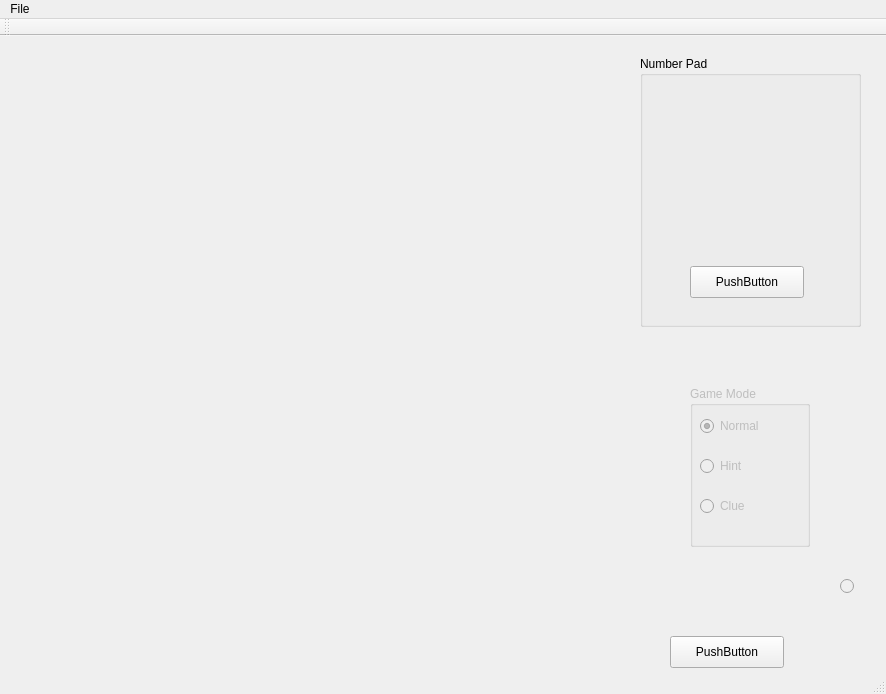
<?xml version="1.0" encoding="UTF-8"?>
<ui version="4.0">
 <class>Sudoku</class>
 <widget class="QMainWindow" name="Sudoku">
  <property name="geometry">
   <rect>
    <x>0</x>
    <y>0</y>
    <width>886</width>
    <height>694</height>
   </rect>
  </property>
  <property name="windowTitle">
   <string>Sudoku</string>
  </property>
  <widget class="QWidget" name="centralWidget">
   <widget class="QWidget" name="gridLayoutWidget">
    <property name="geometry">
     <rect>
      <x>80</x>
      <y>60</y>
      <width>511</width>
      <height>481</height>
     </rect>
    </property>
    <layout class="QGridLayout" name="gridLayout"/>
   </widget>
   <widget class="QRadioButton" name="radioButton">
    <property name="enabled">
     <bool>false</bool>
    </property>
    <property name="geometry">
     <rect>
      <x>840</x>
      <y>540</y>
      <width>21</width>
      <height>20</height>
     </rect>
    </property>
    <property name="text">
     <string/>
    </property>
   </widget>
   <widget class="QPushButton" name="pushButton">
    <property name="geometry">
     <rect>
      <x>670</x>
      <y>600</y>
      <width>114</width>
      <height>32</height>
     </rect>
    </property>
    <property name="text">
     <string>PushButton</string>
    </property>
   </widget>
   <widget class="QWidget" name="verticalLayoutWidget">
    <property name="geometry">
     <rect>
      <x>80</x>
      <y>550</y>
      <width>511</width>
      <height>81</height>
     </rect>
    </property>
    <layout class="QVBoxLayout" name="verticalLayout"/>
   </widget>
   <widget class="QGroupBox" name="groupBox">
    <property name="geometry">
     <rect>
      <x>640</x>
      <y>20</y>
      <width>221</width>
      <height>271</height>
     </rect>
    </property>
    <property name="title">
     <string>Number Pad</string>
    </property>
    <widget class="QWidget" name="gridLayoutWidget_2">
     <property name="geometry">
      <rect>
       <x>30</x>
       <y>40</y>
       <width>160</width>
       <height>151</height>
      </rect>
     </property>
     <layout class="QGridLayout" name="numberPad"/>
    </widget>
    <widget class="QPushButton" name="nullButton">
     <property name="geometry">
      <rect>
       <x>50</x>
       <y>210</y>
       <width>114</width>
       <height>32</height>
      </rect>
     </property>
     <property name="text">
      <string>PushButton</string>
     </property>
    </widget>
   </widget>
   <widget class="QGroupBox" name="groupBox_2">
    <property name="enabled">
     <bool>false</bool>
    </property>
    <property name="geometry">
     <rect>
      <x>690</x>
      <y>350</y>
      <width>120</width>
      <height>161</height>
     </rect>
    </property>
    <property name="title">
     <string>Game Mode</string>
    </property>
    <widget class="QRadioButton" name="hintButton">
     <property name="geometry">
      <rect>
       <x>10</x>
       <y>70</y>
       <width>102</width>
       <height>20</height>
      </rect>
     </property>
     <property name="text">
      <string>Hint</string>
     </property>
    </widget>
    <widget class="QRadioButton" name="normalButton">
     <property name="geometry">
      <rect>
       <x>10</x>
       <y>30</y>
       <width>102</width>
       <height>20</height>
      </rect>
     </property>
     <property name="text">
      <string>Normal</string>
     </property>
     <property name="checked">
      <bool>true</bool>
     </property>
    </widget>
    <widget class="QRadioButton" name="clueButton">
     <property name="geometry">
      <rect>
       <x>10</x>
       <y>110</y>
       <width>102</width>
       <height>20</height>
      </rect>
     </property>
     <property name="text">
      <string>Clue</string>
     </property>
    </widget>
   </widget>
  </widget>
  <widget class="QMenuBar" name="menuBar">
   <property name="geometry">
    <rect>
     <x>0</x>
     <y>0</y>
     <width>886</width>
     <height>22</height>
    </rect>
   </property>
   <widget class="QMenu" name="menuFile">
    <property name="title">
     <string>File</string>
    </property>
    <addaction name="actionNew"/>
    <addaction name="actionOpen"/>
    <addaction name="actionSave"/>
    <addaction name="actionClose"/>
    <addaction name="actionQuit"/>
   </widget>
   <addaction name="menuFile"/>
  </widget>
  <widget class="QToolBar" name="mainToolBar">
   <attribute name="toolBarArea">
    <enum>TopToolBarArea</enum>
   </attribute>
   <attribute name="toolBarBreak">
    <bool>false</bool>
   </attribute>
  </widget>
  <widget class="QStatusBar" name="statusBar"/>
  <action name="actionNew">
   <property name="text">
    <string>New</string>
   </property>
   <property name="shortcut">
    <string>Ctrl+N</string>
   </property>
  </action>
  <action name="actionOpen">
   <property name="text">
    <string>Open</string>
   </property>
   <property name="shortcut">
    <string>Ctrl+O</string>
   </property>
  </action>
  <action name="actionSave">
   <property name="text">
    <string>Save</string>
   </property>
   <property name="shortcut">
    <string>Ctrl+S</string>
   </property>
  </action>
  <action name="actionClose">
   <property name="text">
    <string>Close</string>
   </property>
   <property name="shortcut">
    <string>Ctrl+W</string>
   </property>
  </action>
  <action name="actionQuit">
   <property name="text">
    <string>Quit</string>
   </property>
   <property name="shortcut">
    <string>Ctrl+P</string>
   </property>
  </action>
 </widget>
 <layoutdefault spacing="6" margin="11"/>
 <resources/>
 <connections/>
</ui>
